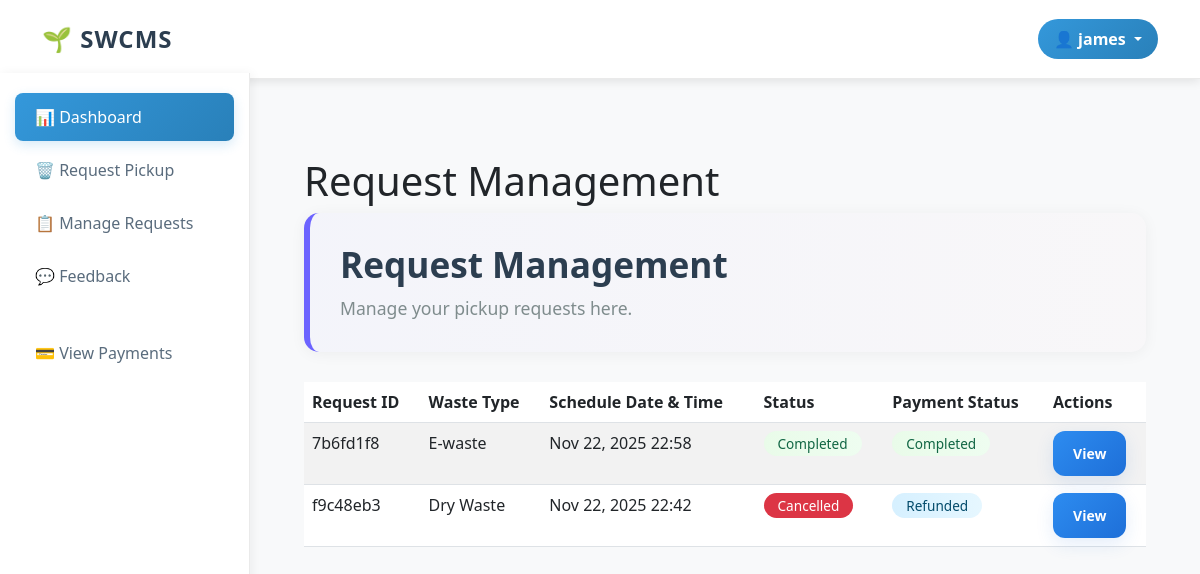
Before: /request-management/ (signed in) with the older database file.
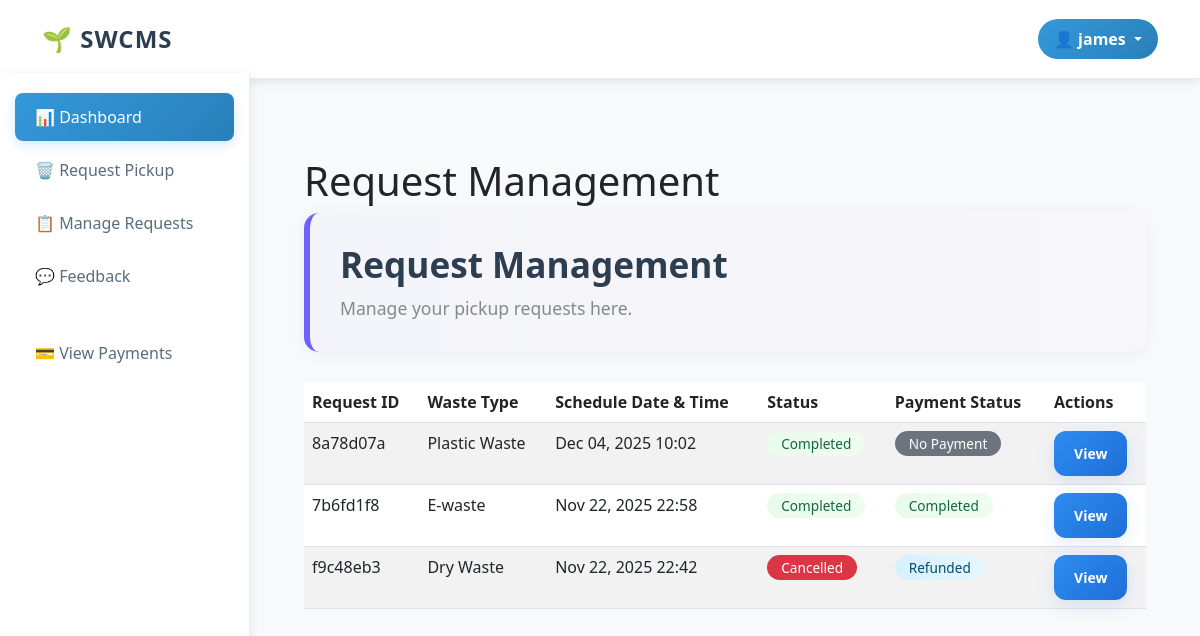
After: the same page with the newer database file.
### user_dashboard/models.py (models this page shows, shortened)
class PickupRequest(models.Model):
    WASTE_TYPE_CHOICES = [
        ('wet', 'Wet Waste'),
        ('dry', 'Dry Waste'),
        ('plastic', 'Plastic Waste'),
        ('e-waste', 'E-waste'),
        ('recyclable', 'Recyclable Waste'),
    ]
    STATUS_CHOICES = [
        ('pending', 'Pending'),
        ('picked', 'Picked'),
        ('completed', 'Completed'),
        ('cancelled', 'Cancelled'),
    ]
    request_id = models.UUIDField(default=uuid.uuid4, editable=False, unique=True)
    user = models.ForeignKey(User, on_delete=models.CASCADE)
    waste_type = models.CharField(max_length=50, choices=WASTE_TYPE_CHOICES)
    description = models.TextField(blank=True, null=True)
    image = models.ImageField(upload_to='pickup_images/', blank=True, null=True)
    schedule_date_time = models.DateTimeField()
    status = models.CharField(max_length=20, choices=STATUS_CHOICES, default='pending')
    waste_weight = models.DecimalField(max_digits=10, decimal_places=2, null=True, blank=True, help_text="Weight in kg")
    created_at = models.DateTimeField(auto_now_add=True)
    updated_at = models.DateTimeField(auto_now=True)

class Payment(models.Model):
    PAYMENT_STATUS_CHOICES = [
        ('pending', 'Pending'),
        ('completed', 'Completed'),
        ('failed', 'Failed'),
    ]
    user = models.ForeignKey(User, on_delete=models.CASCADE)
    pickup_request = models.OneToOneField(PickupRequest, on_delete=models.CASCADE)
    amount = models.DecimalField(max_digits=10, decimal_places=2)
    razorpay_order_id = models.CharField(max_length=100, blank=True, null=True)
    razorpay_payment_id = models.CharField(max_length=100, blank=True, null=True)
    status = models.CharField(max_length=20, choices=PAYMENT_STATUS_CHOICES, default='pending')
    created_at = models.DateTimeField(auto_now_add=True)

### user_dashboard/views.py (the view)
# urls.py: path('request-management/', views.request_management_view, name='request_management'),
@login_required
def request_management_view(request):
    pickups = PickupRequest.objects.filter(user=request.user).order_by('-created_at')
    payments = Payment.objects.filter(user=request.user, pickup_request__in=pickups)
    payment_map = {p.pickup_request_id: p for p in payments}
    rows = []
    for p in pickups:
        rows.append({'pickup': p, 'payment': payment_map.get(p.pk)})
    return render(request, 'user_dashboard/request_management.html', {'rows': rows})

### user_dashboard/templates/user_dashboard/request_management.html (shortened to what this page needs)
{% extends 'user_dashboard/base.html' %}
{% block content %}
<div class="container mt-4">
    <h1>Request Management</h1>
    <div class="dashboard-header">
        <h1>Request Management</h1>
        <p class="lead">Manage your pickup requests here.</p>
    </div>
    {% if rows %}
        <div class="table-responsive">
            <table class="table table-striped">
                <thead>
                    <tr>
                        <th>Request ID</th>
                        <th>Waste Type</th>
                        <th>Schedule Date & Time</th>
                        <th>Status</th>
                        <th>Payment Status</th>
                        <th>Actions</th>
                    </tr>
                </thead>
                <tbody>
                    {% for row in rows %}
                        {% with pickup=row.pickup payment=row.payment %}
                        <tr>
                            <td>{{ pickup.request_id.hex|slice:":8" }}</td>
                            <td>{{ pickup.get_waste_type_display }}</td>
                            <td>{{ pickup.schedule_date_time|date:"M d, Y H:i" }}</td>
                            <td>
                                <span class="badge {% if pickup.status == 'pending' %}bg-warning{% elif pickup.status == 'picked' %}bg-info{% elif pickup.status == 'completed' %}bg-success{% elif pickup.status == 'cancelled' %}bg-danger{% else %}bg-secondary{% endif %}">
                                    {{ pickup.get_status_display }}
                                </span>
                            </td>
                            <td>
                                {% if pickup.status == 'cancelled' %}
                                    <span class="badge bg-info">Refunded</span>
                                {% else %}
                                    {% if payment %}
                                        <span class="badge {% if payment.status == 'completed' %}bg-success{% elif payment.status == 'pending' %}bg-warning{% else %}bg-danger{% endif %}">
                                            {{ payment.get_status_display }}
                                        </span>
                                    {% else %}
                                        <span class="badge bg-secondary">No Payment</span>
                                    {% endif %}
                                {% endif %}
                            </td>
                            <td>
                                <a href="{% url 'pickup_detail' pickup.pk %}" class="btn btn-sm btn-primary">View</a>
                            </td>
                        </tr>
                        {% endwith %}
                    {% endfor %}
                </tbody>
            </table>
        </div>
    {% else %}
        <div class="alert alert-info">No requests found.</div>
    {% endif %}
    </div>
</div>
{% endblock %}

Changed rows visible on the page:
added PickupRequest: pickup.request_id.hex "8a78d07a", pickup.waste_type "Plastic Waste", pickup.schedule_date_time "Dec 04, 2025 10:02", pickup.status "Completed", shows "No Payment"
